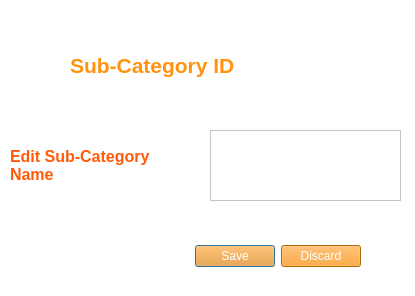
<?xml version="1.0" encoding="UTF-8"?>
<ui version="4.0">
 <class>UpdateSubCategory</class>
 <widget class="QDialog" name="UpdateSubCategory">
  <property name="geometry">
   <rect>
    <x>0</x>
    <y>0</y>
    <width>415</width>
    <height>296</height>
   </rect>
  </property>
  <property name="windowTitle">
   <string>Update Sub-Category</string>
  </property>
  <property name="styleSheet">
   <string notr="true">background-color: rgb(255, 255, 255);</string>
  </property>
  <widget class="QDialogButtonBox" name="buttonBox">
   <property name="geometry">
    <rect>
     <x>160</x>
     <y>240</y>
     <width>201</width>
     <height>32</height>
    </rect>
   </property>
   <property name="styleSheet">
    <string notr="true">background-color: rgb(255, 147, 14);
color: rgb(255, 255, 255);</string>
   </property>
   <property name="orientation">
    <enum>Qt::Horizontal</enum>
   </property>
   <property name="standardButtons">
    <set>QDialogButtonBox::Discard|QDialogButtonBox::Save</set>
   </property>
  </widget>
  <widget class="QTextEdit" name="textEdit">
   <property name="geometry">
    <rect>
     <x>210</x>
     <y>130</y>
     <width>191</width>
     <height>71</height>
    </rect>
   </property>
  </widget>
  <widget class="QLabel" name="label">
   <property name="geometry">
    <rect>
     <x>70</x>
     <y>40</y>
     <width>291</width>
     <height>51</height>
    </rect>
   </property>
   <property name="palette">
    <palette>
     <active>
      <colorrole role="WindowText">
       <brush brushstyle="SolidPattern">
        <color alpha="255">
         <red>255</red>
         <green>147</green>
         <blue>14</blue>
        </color>
       </brush>
      </colorrole>
      <colorrole role="Button">
       <brush brushstyle="SolidPattern">
        <color alpha="255">
         <red>255</red>
         <green>255</green>
         <blue>255</blue>
        </color>
       </brush>
      </colorrole>
      <colorrole role="Base">
       <brush brushstyle="SolidPattern">
        <color alpha="255">
         <red>255</red>
         <green>255</green>
         <blue>255</blue>
        </color>
       </brush>
      </colorrole>
      <colorrole role="Window">
       <brush brushstyle="SolidPattern">
        <color alpha="255">
         <red>255</red>
         <green>255</green>
         <blue>255</blue>
        </color>
       </brush>
      </colorrole>
     </active>
     <inactive>
      <colorrole role="WindowText">
       <brush brushstyle="SolidPattern">
        <color alpha="255">
         <red>255</red>
         <green>147</green>
         <blue>14</blue>
        </color>
       </brush>
      </colorrole>
      <colorrole role="Button">
       <brush brushstyle="SolidPattern">
        <color alpha="255">
         <red>255</red>
         <green>255</green>
         <blue>255</blue>
        </color>
       </brush>
      </colorrole>
      <colorrole role="Base">
       <brush brushstyle="SolidPattern">
        <color alpha="255">
         <red>255</red>
         <green>255</green>
         <blue>255</blue>
        </color>
       </brush>
      </colorrole>
      <colorrole role="Window">
       <brush brushstyle="SolidPattern">
        <color alpha="255">
         <red>255</red>
         <green>255</green>
         <blue>255</blue>
        </color>
       </brush>
      </colorrole>
     </inactive>
     <disabled>
      <colorrole role="WindowText">
       <brush brushstyle="SolidPattern">
        <color alpha="255">
         <red>120</red>
         <green>120</green>
         <blue>120</blue>
        </color>
       </brush>
      </colorrole>
      <colorrole role="Button">
       <brush brushstyle="SolidPattern">
        <color alpha="255">
         <red>255</red>
         <green>255</green>
         <blue>255</blue>
        </color>
       </brush>
      </colorrole>
      <colorrole role="Base">
       <brush brushstyle="SolidPattern">
        <color alpha="255">
         <red>255</red>
         <green>255</green>
         <blue>255</blue>
        </color>
       </brush>
      </colorrole>
      <colorrole role="Window">
       <brush brushstyle="SolidPattern">
        <color alpha="255">
         <red>255</red>
         <green>255</green>
         <blue>255</blue>
        </color>
       </brush>
      </colorrole>
     </disabled>
    </palette>
   </property>
   <property name="font">
    <font>
     <pointsize>16</pointsize>
     <weight>75</weight>
     <bold>true</bold>
    </font>
   </property>
   <property name="text">
    <string>Sub-Category ID</string>
   </property>
  </widget>
  <widget class="QLabel" name="label_2">
   <property name="geometry">
    <rect>
     <x>10</x>
     <y>140</y>
     <width>191</width>
     <height>51</height>
    </rect>
   </property>
   <property name="palette">
    <palette>
     <active>
      <colorrole role="WindowText">
       <brush brushstyle="SolidPattern">
        <color alpha="255">
         <red>255</red>
         <green>90</green>
         <blue>8</blue>
        </color>
       </brush>
      </colorrole>
      <colorrole role="Button">
       <brush brushstyle="SolidPattern">
        <color alpha="255">
         <red>255</red>
         <green>255</green>
         <blue>255</blue>
        </color>
       </brush>
      </colorrole>
      <colorrole role="Base">
       <brush brushstyle="SolidPattern">
        <color alpha="255">
         <red>255</red>
         <green>255</green>
         <blue>255</blue>
        </color>
       </brush>
      </colorrole>
      <colorrole role="Window">
       <brush brushstyle="SolidPattern">
        <color alpha="255">
         <red>255</red>
         <green>255</green>
         <blue>255</blue>
        </color>
       </brush>
      </colorrole>
     </active>
     <inactive>
      <colorrole role="WindowText">
       <brush brushstyle="SolidPattern">
        <color alpha="255">
         <red>255</red>
         <green>90</green>
         <blue>8</blue>
        </color>
       </brush>
      </colorrole>
      <colorrole role="Button">
       <brush brushstyle="SolidPattern">
        <color alpha="255">
         <red>255</red>
         <green>255</green>
         <blue>255</blue>
        </color>
       </brush>
      </colorrole>
      <colorrole role="Base">
       <brush brushstyle="SolidPattern">
        <color alpha="255">
         <red>255</red>
         <green>255</green>
         <blue>255</blue>
        </color>
       </brush>
      </colorrole>
      <colorrole role="Window">
       <brush brushstyle="SolidPattern">
        <color alpha="255">
         <red>255</red>
         <green>255</green>
         <blue>255</blue>
        </color>
       </brush>
      </colorrole>
     </inactive>
     <disabled>
      <colorrole role="WindowText">
       <brush brushstyle="SolidPattern">
        <color alpha="255">
         <red>120</red>
         <green>120</green>
         <blue>120</blue>
        </color>
       </brush>
      </colorrole>
      <colorrole role="Button">
       <brush brushstyle="SolidPattern">
        <color alpha="255">
         <red>255</red>
         <green>255</green>
         <blue>255</blue>
        </color>
       </brush>
      </colorrole>
      <colorrole role="Base">
       <brush brushstyle="SolidPattern">
        <color alpha="255">
         <red>255</red>
         <green>255</green>
         <blue>255</blue>
        </color>
       </brush>
      </colorrole>
      <colorrole role="Window">
       <brush brushstyle="SolidPattern">
        <color alpha="255">
         <red>255</red>
         <green>255</green>
         <blue>255</blue>
        </color>
       </brush>
      </colorrole>
     </disabled>
    </palette>
   </property>
   <property name="font">
    <font>
     <pointsize>12</pointsize>
     <weight>75</weight>
     <bold>true</bold>
    </font>
   </property>
   <property name="text">
    <string>Edit Sub-Category 
Name</string>
   </property>
  </widget>
 </widget>
 <resources/>
 <connections>
  <connection>
   <sender>buttonBox</sender>
   <signal>accepted()</signal>
   <receiver>UpdateSubCategory</receiver>
   <slot>accept()</slot>
   <hints>
    <hint type="sourcelabel">
     <x>248</x>
     <y>254</y>
    </hint>
    <hint type="destinationlabel">
     <x>157</x>
     <y>274</y>
    </hint>
   </hints>
  </connection>
  <connection>
   <sender>buttonBox</sender>
   <signal>rejected()</signal>
   <receiver>UpdateSubCategory</receiver>
   <slot>reject()</slot>
   <hints>
    <hint type="sourcelabel">
     <x>316</x>
     <y>260</y>
    </hint>
    <hint type="destinationlabel">
     <x>286</x>
     <y>274</y>
    </hint>
   </hints>
  </connection>
 </connections>
</ui>
